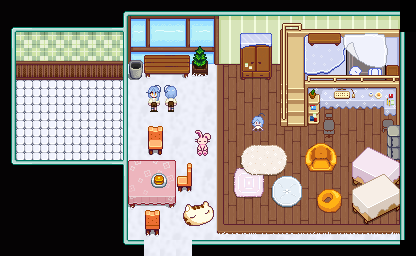

Rendered tile map (Tiled .tmx) drawn with the repository's tilesets; below, a short description and the full map source, tile grids included:
An orthogonal 26x16 tile map with 16x16 px tiles, 5 tile layers (Back, Buildings, Front, AlwaysFront, ...), 2 tilesets.

<map version="1.10" tiledversion="1.10.2" orientation="orthogonal" renderorder="right-down" width="26" height="16" tilewidth="16" tileheight="16" infinite="0" nextlayerid="26" nextobjectid="1">
 <properties>
  <property name="Warp" value="27 80 cxxmap.RES4 59 1 28 80 cxxmap.RES4 59 1 29 80 cxxmap.RES4 59 1 30 80 cxxmap.RES4 59 1 31 80 cxxmap.RES4 59 1 32 80 cxxmap.RES4 59 1" />
 </properties>
 <tileset firstgid="1" name="townInterior.zh-CN" tilewidth="16" tileheight="16" tilecount="2176" columns="32">
  <image source="游戏素材-建筑家具/townInterior.zh-CN.png" width="512" height="1088" />
 </tileset>
 <tileset firstgid="2177" name="indoor1" tilewidth="16" tileheight="16" tilecount="2000" columns="40">
  <image source="me/indoor1.png" width="640" height="800" />
 </tileset>
 <layer id="25" name="Back" width="26" height="16">
  <data encoding="csv">
1,1,1,1,1,1,1,2274,2275,2276,2277,2278,2279,2280,2281,2282,2283,2284,2285,2286,2287,2288,2289,2290,2291,2292,
2307,2308,2309,2310,2311,2312,2313,2314,2315,2316,2317,2318,2319,2320,2321,2322,2323,2324,2325,2326,2327,2328,2329,2330,2331,2332,
2347,2348,2349,2350,2351,2352,2353,2354,2355,2356,2357,2358,2359,2360,2361,2362,2363,2364,2365,2366,2367,2368,2369,2370,2371,2372,
2387,2388,2389,2390,2391,2392,2393,2394,2395,2396,2397,2398,2399,2400,2401,2402,2403,2404,2405,2406,2407,2408,2409,2410,2411,2412,
2427,2428,2429,2430,2431,2432,2433,2434,2435,2436,2437,2438,2439,2440,2441,2442,2443,2444,2445,2446,2447,2448,2449,2450,2451,2452,
2467,2468,2469,2470,2471,2472,2473,2474,2475,2476,2477,2478,2479,2480,2481,2482,2483,2484,2485,2486,2487,2488,2489,2490,2491,2492,
2507,2508,2509,2510,2511,2512,2513,2514,2515,2516,2517,2518,2519,2520,2521,2522,2523,2524,2525,2526,2527,2528,2529,2530,2531,2532,
2547,2548,2549,2550,2551,2552,2553,2554,2555,2556,2557,2558,2559,2560,2561,2562,2563,2564,2565,2566,2567,2568,2569,2570,2571,2572,
2587,2588,2589,2590,2590,2590,2590,2594,2595,2596,2597,2598,2599,2600,2601,2602,2603,2604,2605,2606,2607,2608,2609,2610,2611,2612,
2627,2628,2629,2630,2631,2632,2633,2634,2635,2636,2637,2638,2639,2640,2641,2642,2643,2644,2645,2646,2647,2648,2649,2650,2651,2652,
2667,2668,2669,2670,2671,2672,2673,2674,2675,2676,2677,2678,2679,2680,2681,2682,2683,2684,2685,2686,2687,2688,2689,2690,2691,2692,
1,1,1,1,1,1,1,2714,2715,2716,2717,2718,2719,2720,2721,2722,2723,2724,2725,2726,2727,2728,2729,2730,2731,2732,
1,1,1,1,1,1,1,2754,2755,2756,2757,2758,2759,2760,2761,2762,2763,2764,2765,2766,2767,2768,2769,2770,2771,2772,
1,1,1,1,1,1,1,2794,2558,2558,2558,2558,2559,2800,2801,2802,2803,2804,2805,2806,2807,2808,2809,2810,2811,2812,
1,1,1,1,1,1,1,2834,2598,2558,2558,2558,2559,2559,2841,2842,2843,2844,2845,2846,2847,2848,2849,2850,2851,2852,
1,1,1,1,1,1,1,2874,2598,2598,2598,2598,2599,2599,2881,2882,2883,2884,2885,2886,2887,2888,2889,2890,2891,2892
</data>
 </layer>
 <layer id="22" name="Buildings" width="26" height="16">
  <data encoding="csv">
0,0,0,0,0,0,0,0,0,0,0,0,0,0,0,0,0,0,0,0,0,0,0,0,0,0,
0,0,0,0,0,0,0,0,0,0,0,0,0,0,0,0,0,0,0,0,0,0,0,0,0,0,
0,0,0,0,0,0,0,0,0,0,0,0,0,0,0,0,0,0,0,0,0,0,0,0,0,0,
0,0,0,0,0,0,0,0,0,0,0,0,0,0,0,0,0,0,0,0,0,0,0,0,0,0,
0,0,0,0,0,0,0,0,0,0,0,0,0,0,0,0,0,0,0,0,0,0,0,0,0,0,
0,0,0,0,0,0,0,0,0,0,0,0,0,0,0,0,0,0,0,0,0,0,0,0,0,0,
0,0,0,0,0,0,0,0,0,0,0,0,0,0,0,0,0,0,0,0,0,0,0,0,0,0,
0,0,0,0,0,0,0,0,0,0,0,0,0,0,0,0,0,0,0,0,0,0,0,0,0,0,
0,0,0,0,0,0,0,0,0,0,0,0,0,0,0,0,0,0,0,0,0,0,0,0,0,0,
0,0,0,0,0,0,0,0,0,0,0,0,0,0,0,0,0,0,0,0,0,0,0,0,0,0,
0,0,0,0,0,0,0,0,0,0,0,0,0,0,0,0,0,0,0,0,0,0,0,0,0,0,
0,0,0,0,0,0,0,2714,2715,2716,2717,2718,2719,2720,2721,0,0,0,0,0,0,0,0,0,0,0,
0,0,0,0,0,0,0,2754,2755,2756,2757,2758,2759,2760,2761,0,0,0,0,0,0,0,0,0,0,0,
0,0,0,0,0,0,0,2794,2795,2796,2797,2798,2799,2800,2801,0,0,0,0,0,0,0,0,0,0,0,
0,0,0,0,0,0,0,2834,2835,2836,2837,2838,2839,2840,2841,0,0,0,0,0,0,0,0,0,0,0,
0,0,0,0,0,0,0,2874,2875,2876,2877,2878,2879,2880,2881,0,0,0,0,0,0,0,0,0,0,0
</data>
 </layer>
 <layer id="5" name="Front" width="26" height="16">
  <data encoding="csv">
0,0,0,0,0,0,0,0,0,0,0,0,0,0,0,0,0,0,0,0,0,0,0,0,0,0,
0,0,0,0,0,0,0,0,0,0,0,0,0,0,0,0,0,0,0,0,0,0,0,0,0,0,
0,0,0,0,0,0,0,0,0,0,0,0,0,0,0,0,0,0,0,0,0,0,0,0,0,0,
0,0,0,0,0,0,0,0,0,0,0,0,0,0,0,0,0,0,0,0,0,0,0,0,0,0,
0,0,0,0,0,0,0,0,0,0,0,0,0,0,0,0,0,0,0,0,0,0,0,0,0,0,
0,0,0,0,0,0,0,0,0,0,0,0,0,0,0,0,0,0,0,0,0,0,0,0,0,0,
0,0,0,0,0,0,0,0,0,0,0,0,0,0,0,0,0,0,0,0,0,0,0,0,0,0,
0,0,0,0,0,0,0,0,0,0,0,0,0,0,0,0,0,0,0,0,0,0,0,0,0,0,
0,0,0,0,0,0,0,0,0,0,0,0,0,0,0,0,0,0,0,0,0,0,0,0,0,0,
0,0,0,0,0,0,0,0,0,0,0,0,0,0,0,0,0,0,0,0,0,0,0,0,0,0,
0,0,0,0,0,0,0,0,0,0,0,0,0,0,0,0,0,0,0,0,0,0,0,0,0,0,
0,0,0,0,0,0,0,0,0,0,0,0,0,0,0,0,0,0,0,0,0,0,0,0,0,0,
0,0,0,0,0,0,0,0,0,0,0,0,0,0,0,0,0,0,0,0,0,0,0,0,0,0,
0,0,0,0,0,0,0,0,0,0,0,0,0,0,0,0,0,0,0,0,0,0,0,0,0,0,
0,0,0,0,0,0,0,0,0,0,0,0,0,0,0,0,0,0,0,0,0,0,0,0,0,0,
0,0,0,0,0,0,0,0,0,0,0,0,0,0,0,0,0,0,0,0,0,0,0,0,0,0
</data>
 </layer>
 <layer id="9" name="AlwaysFront" width="26" height="16">
  <data encoding="csv">
0,0,0,0,0,0,0,0,0,0,0,0,0,0,0,0,0,0,0,0,0,0,0,0,0,0,
0,0,0,0,0,0,0,0,0,0,0,0,0,0,0,0,0,0,0,0,0,0,0,0,0,0,
0,0,0,0,0,0,0,0,0,0,0,0,0,0,0,0,0,0,0,0,0,0,0,0,0,0,
0,0,0,0,0,0,0,0,0,0,0,0,0,0,0,0,0,0,0,0,0,0,0,0,0,0,
0,0,0,0,0,0,0,0,0,0,0,0,0,0,0,0,0,0,0,0,0,0,0,0,0,0,
0,0,0,0,0,0,0,0,0,0,0,0,0,0,0,0,0,0,0,0,0,0,0,0,0,0,
0,0,0,0,0,0,0,0,0,0,0,0,0,0,0,0,0,0,0,0,0,0,0,0,0,0,
0,0,0,0,0,0,0,0,0,0,0,0,0,0,0,0,0,0,0,0,0,0,0,0,0,0,
0,0,0,0,0,0,0,0,0,0,0,0,0,0,0,0,0,0,0,0,0,0,0,0,0,0,
0,0,0,0,0,0,0,0,0,0,0,0,0,0,0,0,0,0,0,0,0,0,0,0,0,0,
0,0,0,0,0,0,0,0,0,0,0,0,0,0,0,0,0,0,0,0,0,0,0,0,0,0,
0,0,0,0,0,0,0,0,0,0,0,0,0,0,0,0,0,0,0,0,0,0,0,0,0,0,
0,0,0,0,0,0,0,0,0,0,0,0,0,0,0,0,0,0,0,0,0,0,0,0,0,0,
0,0,0,0,0,0,0,0,0,0,0,0,0,0,0,0,0,0,0,0,0,0,0,0,0,0,
0,0,0,0,0,0,0,0,0,0,0,0,0,0,0,0,0,0,0,0,0,0,0,0,0,0,
0,0,0,0,0,0,0,0,0,0,0,0,0,0,0,0,0,0,0,0,0,0,0,0,0,0
</data>
 </layer>
 <layer id="7" name="Paths" width="26" height="16">
  <data encoding="csv">
0,0,0,0,0,0,0,0,0,0,0,0,0,0,0,0,0,0,0,0,0,0,0,0,0,0,
0,0,0,0,0,0,0,0,0,0,0,0,0,0,0,0,0,0,0,0,0,0,0,0,0,0,
0,0,0,0,0,0,0,0,0,0,0,0,0,0,0,0,0,0,0,0,0,0,0,0,0,0,
0,0,0,0,0,0,0,0,0,0,0,0,0,0,0,0,0,0,0,0,0,0,0,0,0,0,
0,0,0,0,0,0,0,0,0,0,0,0,0,0,0,0,0,0,0,0,0,0,0,0,0,0,
0,0,0,0,0,0,0,0,0,0,0,0,0,0,0,0,0,0,0,0,0,0,0,0,0,0,
0,0,0,0,0,0,0,0,0,0,0,0,0,0,0,0,0,0,0,0,0,0,0,0,0,0,
0,0,0,0,0,0,0,0,0,0,0,0,0,0,0,0,0,0,0,0,0,0,0,0,0,0,
0,0,0,0,0,0,0,0,0,0,0,0,0,0,0,0,0,0,0,0,0,0,0,0,0,0,
0,0,0,0,0,0,0,0,0,0,0,0,0,0,0,0,0,0,0,0,0,0,0,0,0,0,
0,0,0,0,0,0,0,0,0,0,0,0,0,0,0,0,0,0,0,0,0,0,0,0,0,0,
0,0,0,0,0,0,0,0,0,0,0,0,0,0,0,0,0,0,0,0,0,0,0,0,0,0,
0,0,0,0,0,0,0,0,0,0,0,0,0,0,0,0,0,0,0,0,0,0,0,0,0,0,
0,0,0,0,0,0,0,0,0,0,0,0,0,0,0,0,0,0,0,0,0,0,0,0,0,0,
0,0,0,0,0,0,0,0,0,0,0,0,0,0,0,0,0,0,0,0,0,0,0,0,0,0,
0,0,0,0,0,0,0,0,0,0,0,0,0,0,0,0,0,0,0,0,0,0,0,0,0,0
</data>
 </layer>
 <objectgroup id="2" name="Back" />
 <objectgroup id="4" name="Buildings" />
 <objectgroup id="6" name="Front" />
 <objectgroup id="10" name="AlwaysFront" />
 <objectgroup id="8" name="Paths" />
</map>
